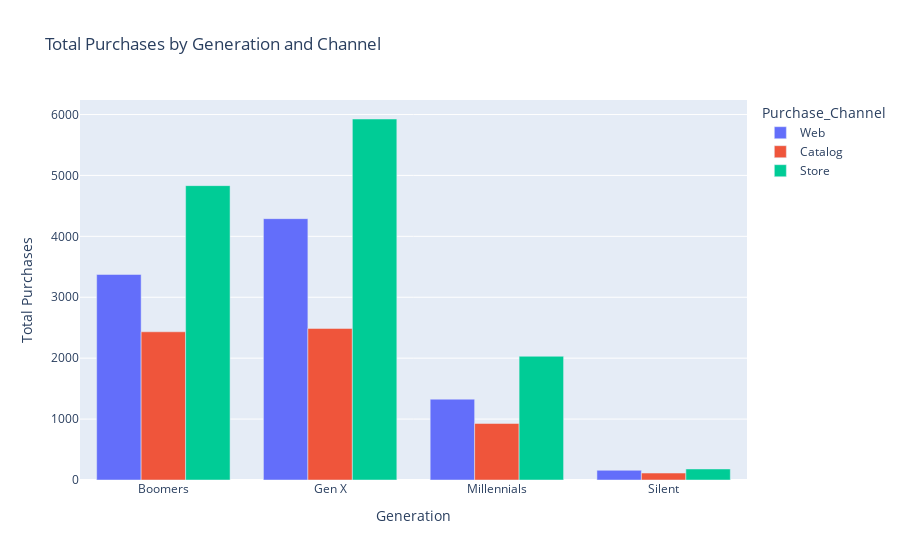

Notebook code for this chart:
### Code cell
# Summarizing the total number of purchases for each generation
purchases_by_gen = df.groupby('gen')[['web_buy', 'catalog_buy', 'store_buy']].sum().reset_index()
purchases_melted = purchases_by_gen.melt(
    id_vars=['gen'], 
    value_vars=['web_buy', 'catalog_buy', 'store_buy'],
    var_name='Purchase_Channel', 
    value_name='Total_Purchases'
)
purchases_melted['Purchase_Channel'] = purchases_melted['Purchase_Channel'].replace({
    'web_buy': 'Web',
    'catalog_buy': 'Catalog',
    'store_buy': 'Store'
})
fig = px.bar(
    purchases_melted, 
    x='gen', 
    y='Total_Purchases', 
    color='Purchase_Channel',
    title='Total Purchases by Generation and Channel',
    barmode='group',
    labels={'Total_Purchases': 'Total Purchases', 'gen': 'Generation'}
)

fig.show()

### Figure 1 — Plotly figure (JSON) as saved in the notebook; plotly's stock layout.template omitted (floating-point values rounded to 4 significant figures)
{"data": [{"alignmentgroup": "True", "hovertemplate": "Purchase_Channel=Web<br>Generation=%{x}<br>Total Purchases=%{y}<extra></extra>", "legendgroup": "Web", "marker": {"color": "#636efa", "pattern": {"shape": ""}}, "name": "Web", "offsetgroup": "Web", "orientation": "v", "showlegend": true, "textposition": "auto", "type": "bar", "x": ["Boomers", "Gen X", "Millennials", "Silent"], "xaxis": "x", "y": [3374, 4290, 1327, 159], "yaxis": "y"}, {"alignmentgroup": "True", "hovertemplate": "Purchase_Channel=Catalog<br>Generation=%{x}<br>Total Purchases=%{y}<extra></extra>", "legendgroup": "Catalog", "marker": {"color": "#EF553B", "pattern": {"shape": ""}}, "name": "Catalog", "offsetgroup": "Catalog", "orientation": "v", "showlegend": true, "textposition": "auto", "type": "bar", "x": ["Boomers", "Gen X", "Millennials", "Silent"], "xaxis": "x", "y": [2433, 2488, 928, 114], "yaxis": "y"}, {"alignmentgroup": "True", "hovertemplate": "Purchase_Channel=Store<br>Generation=%{x}<br>Total Purchases=%{y}<extra></extra>", "legendgroup": "Store", "marker": {"color": "#00cc96", "pattern": {"shape": ""}}, "name": "Store", "offsetgroup": "Store", "orientation": "v", "showlegend": true, "textposition": "auto", "type": "bar", "x": ["Boomers", "Gen X", "Millennials", "Silent"], "xaxis": "x", "y": [4832, 5926, 2031, 181], "yaxis": "y"}], "layout": {"barmode": "group", "legend": {"title": {"text": "Purchase_Channel"}, "tracegroupgap": 0}, "title": {"text": "Total Purchases by Generation and Channel"}, "xaxis": {"anchor": "y", "domain": [0, 1], "title": {"text": "Generation"}}, "yaxis": {"anchor": "x", "domain": [0, 1], "title": {"text": "Total Purchases"}}}}
